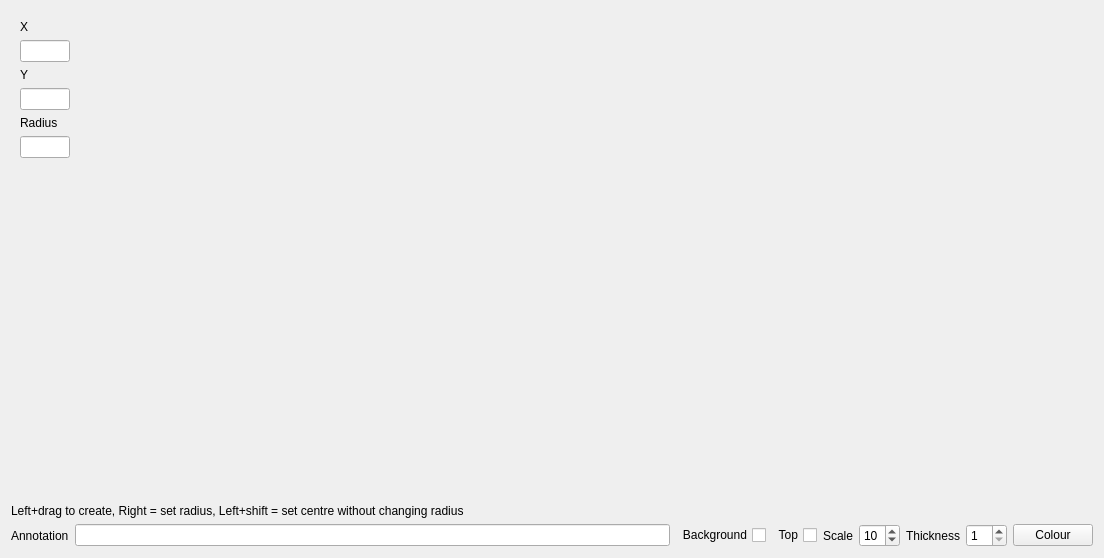
<?xml version="1.0" encoding="UTF-8"?>
<ui version="4.0">
 <class>Form</class>
 <widget class="QWidget" name="Form">
  <property name="geometry">
   <rect>
    <x>0</x>
    <y>0</y>
    <width>1104</width>
    <height>558</height>
   </rect>
  </property>
  <property name="windowTitle">
   <string>Form</string>
  </property>
  <layout class="QHBoxLayout" name="horizontalLayout_3">
   <item>
    <layout class="QVBoxLayout" name="verticalLayout_2">
     <item>
      <layout class="QHBoxLayout" name="horizontalLayout_2">
       <item alignment="Qt::AlignTop">
        <widget class="QWidget" name="gridWidget" native="true">
         <property name="minimumSize">
          <size>
           <width>0</width>
           <height>0</height>
          </size>
         </property>
         <property name="maximumSize">
          <size>
           <width>70</width>
           <height>200</height>
          </size>
         </property>
         <layout class="QVBoxLayout" name="verticalLayout_4">
          <property name="sizeConstraint">
           <enum>QLayout::SetDefaultConstraint</enum>
          </property>
          <item>
           <widget class="QLabel" name="label_4">
            <property name="maximumSize">
             <size>
              <width>50</width>
              <height>16777215</height>
             </size>
            </property>
            <property name="text">
             <string>X</string>
            </property>
           </widget>
          </item>
          <item>
           <widget class="QLineEdit" name="XEdit">
            <property name="maximumSize">
             <size>
              <width>50</width>
              <height>16777215</height>
             </size>
            </property>
           </widget>
          </item>
          <item>
           <widget class="QLabel" name="label_5">
            <property name="text">
             <string>Y</string>
            </property>
           </widget>
          </item>
          <item>
           <widget class="QLineEdit" name="YEdit">
            <property name="maximumSize">
             <size>
              <width>50</width>
              <height>16777215</height>
             </size>
            </property>
           </widget>
          </item>
          <item>
           <widget class="QLabel" name="label_6">
            <property name="text">
             <string>Radius</string>
            </property>
           </widget>
          </item>
          <item>
           <widget class="QLineEdit" name="radiusEdit">
            <property name="maximumSize">
             <size>
              <width>50</width>
              <height>16777215</height>
             </size>
            </property>
           </widget>
          </item>
         </layout>
        </widget>
       </item>
       <item>
        <widget class="Canvas" name="canvas" native="true">
         <property name="sizePolicy">
          <sizepolicy hsizetype="Preferred" vsizetype="MinimumExpanding">
           <horstretch>0</horstretch>
           <verstretch>0</verstretch>
          </sizepolicy>
         </property>
        </widget>
       </item>
      </layout>
     </item>
     <item>
      <widget class="QLabel" name="label_7">
       <property name="text">
        <string>Left+drag to create, Right = set radius, Left+shift = set centre without changing radius</string>
       </property>
      </widget>
     </item>
     <item>
      <layout class="QHBoxLayout" name="horizontalLayout">
       <item>
        <widget class="QLabel" name="label">
         <property name="text">
          <string>Annotation</string>
         </property>
        </widget>
       </item>
       <item>
        <widget class="QLineEdit" name="caption"/>
       </item>
       <item>
        <widget class="QCheckBox" name="drawbg">
         <property name="layoutDirection">
          <enum>Qt::RightToLeft</enum>
         </property>
         <property name="text">
          <string>Background</string>
         </property>
        </widget>
       </item>
       <item>
        <widget class="QCheckBox" name="captionTop">
         <property name="layoutDirection">
          <enum>Qt::RightToLeft</enum>
         </property>
         <property name="text">
          <string>Top</string>
         </property>
        </widget>
       </item>
       <item>
        <widget class="QLabel" name="label_2">
         <property name="text">
          <string>Scale</string>
         </property>
        </widget>
       </item>
       <item>
        <widget class="QSpinBox" name="fontsize">
         <property name="minimum">
          <number>2</number>
         </property>
         <property name="maximum">
          <number>50</number>
         </property>
         <property name="value">
          <number>10</number>
         </property>
        </widget>
       </item>
       <item>
        <widget class="QLabel" name="label_3">
         <property name="text">
          <string>Thickness</string>
         </property>
        </widget>
       </item>
       <item>
        <widget class="QSpinBox" name="thickness">
         <property name="minimum">
          <number>1</number>
         </property>
         <property name="maximum">
          <number>20</number>
         </property>
        </widget>
       </item>
       <item>
        <widget class="QPushButton" name="colourButton">
         <property name="text">
          <string>Colour</string>
         </property>
        </widget>
       </item>
      </layout>
     </item>
    </layout>
   </item>
  </layout>
 </widget>
 <customwidgets>
  <customwidget>
   <class>Canvas</class>
   <extends>QWidget</extends>
   <header>pcot.ui.canvas</header>
   <container>1</container>
  </customwidget>
 </customwidgets>
 <resources/>
 <connections/>
</ui>
